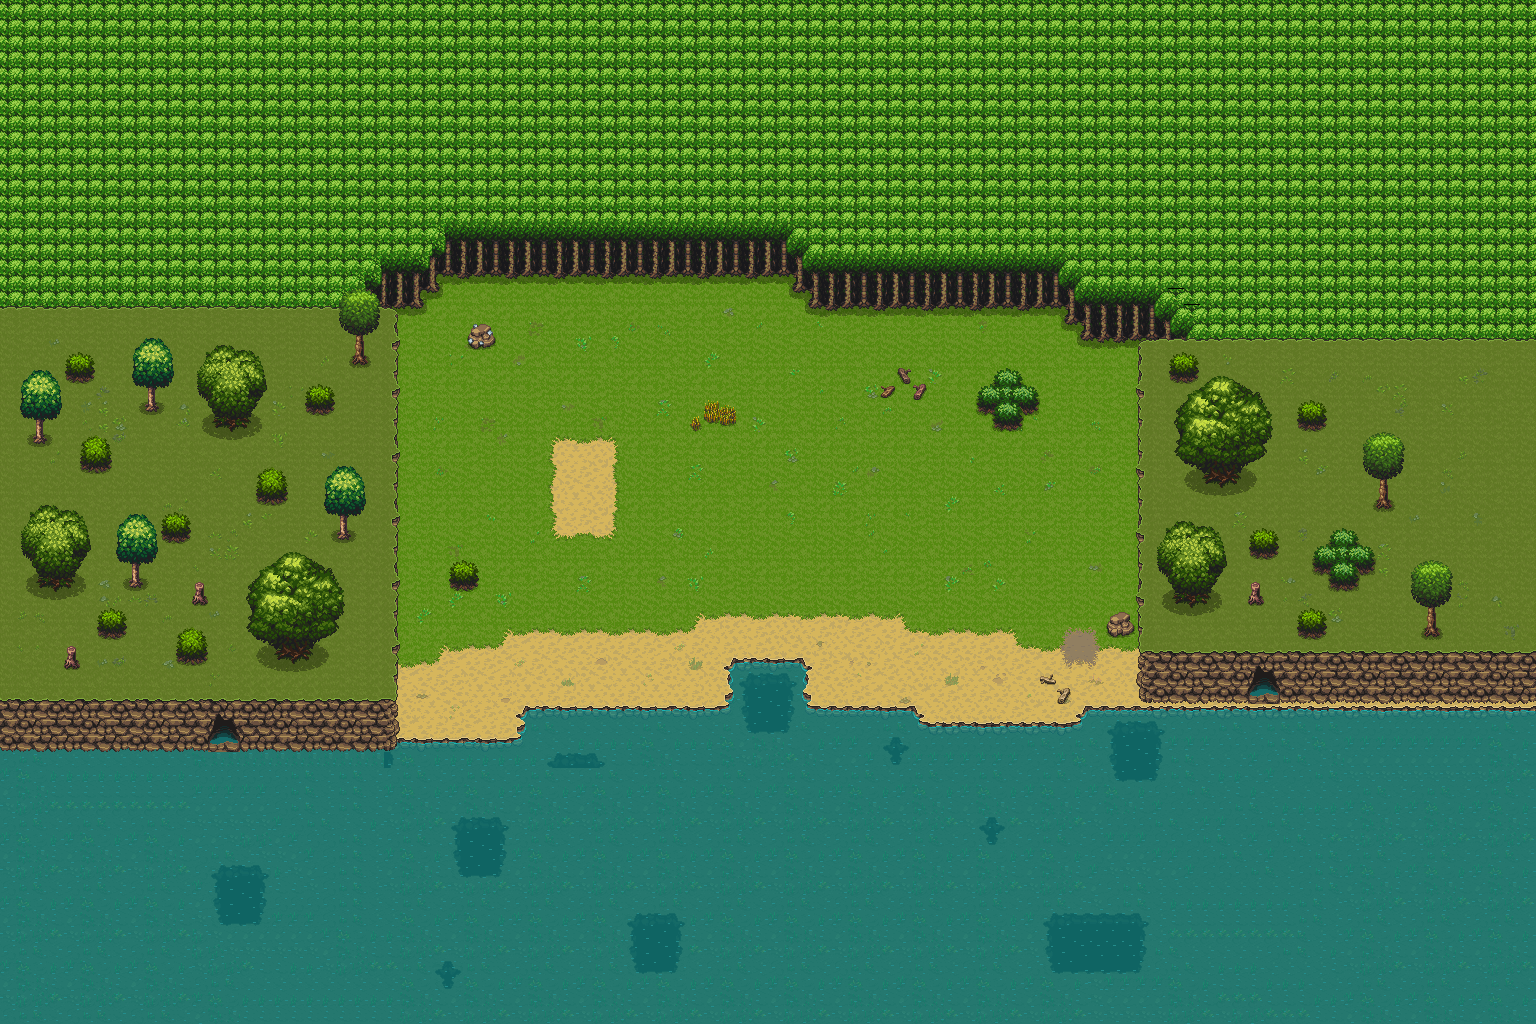

The image is a tile-based game level rendered from a .tmx file. Its description and source (layers, tilesets, objects; grid data summarised) follow:
An orthogonal 96x64 tile map with 16x16 px tiles, 7 tile layers (Ground, Water, Trees, Cliffs, ...), 3 tilesets and 44 objects (5x Wood, 5x Straw, 5x Water, Iron, IronGround, ...).

<map version="1.10" tiledversion="1.10.2" orientation="orthogonal" renderorder="right-down" width="96" height="64" tilewidth="16" tileheight="16" infinite="0" nextlayerid="12" nextobjectid="68">
 <tileset firstgid="1" source="CL_MainLev.tsx" />
 <tileset firstgid="3969" source="CL_Crops_Mining.tsx" />
 <tileset firstgid="5579" source="CL_Crafting.tsx" />
 <layer id="1" name="Ground" width="96" height="64">
  <data>[6144 cells, 2385 non-empty, 124 distinct tile ids]</data>
 </layer>
 <layer id="2" name="Water" width="96" height="64">
  <data>[6144 cells, 1844 non-empty, 95 distinct tile ids]</data>
 </layer>
 <layer id="6" name="Trees" width="96" height="64">
  <data>[6144 cells, 1962 non-empty, 74 distinct tile ids]</data>
 </layer>
 <layer id="7" name="Cliffs" width="96" height="64">
  <data>[6144 cells, 1275 non-empty, 60 distinct tile ids]</data>
 </layer>
 <layer id="8" name="Cliff Decor" width="96" height="64">
  <data>[6144 cells, 464 non-empty, 196 distinct tile ids]</data>
 </layer>
 <layer id="9" name="Resource Graphics" width="96" height="64">
  <data>[6144 cells, 55 non-empty, 55 distinct tile ids]</data>
 </layer>
 <layer id="10" name="Farming Graphics" width="96" height="64">
  <data>[6144 cells, 35 non-empty, 25 distinct tile ids]</data>
 </layer>
 <objectgroup id="5" name="Resources">
  <object id="45" type="Iron" x="464" y="320" width="32" height="32" />
  <object id="46" type="Wood" x="896" y="368" width="16" height="16" />
  <object id="47" type="Wood" x="880" y="384" width="16" height="16" />
  <object id="48" type="Wood" x="912" y="384" width="16" height="16" />
  <object id="49" type="Wood" x="1040" y="672" width="16" height="16" />
  <object id="50" type="Wood" x="1056" y="688" width="16" height="16" />
  <object id="52" type="IronGround" x="432" y="368" width="32" height="16" />
  <object id="53" type="ClayGround" x="1056" y="512" width="32" height="32" />
  <object id="54" type="StoneGround" x="1072" y="640" width="16" height="16" />
  <object id="56" type="Stone" x="1104" y="608" width="32" height="32" />
  <object id="58" type="Straw" x="688" y="416" width="16" height="16" />
  <object id="59" type="Straw" x="704" y="400" width="16" height="16" />
  <object id="60" type="Straw" x="720" y="400" width="16" height="16" />
  <object id="61" type="Straw" x="704" y="416" width="16" height="16" />
  <object id="62" type="Straw" x="720" y="416" width="16" height="16" />
  <object id="63" type="Water" x="736" y="672" width="64" height="32" />
  <object id="64" type="Water" x="528" y="720" width="384" height="32" />
  <object id="65" type="Water" x="912" y="736" width="176" height="32" />
  <object id="66" type="Water" x="1088" y="720" width="64" height="32" />
  <object id="67" type="Water" x="400" y="752" width="128" height="32" />
 </objectgroup>
 <objectgroup id="3" name="Spawnpoints">
  <object id="1" type="Player" x="752" y="544" width="16" height="16" />
 </objectgroup>
 <objectgroup id="4" name="CollisionBoxes" visible="0">
  <object id="3" x="384" y="736" width="128" height="32" />
  <object id="4" x="512" y="704" width="208" height="64" />
  <object id="5" x="720" y="656" width="16" height="48" />
  <object id="6" x="736" y="656" width="64" height="16" />
  <object id="7" x="800" y="656" width="16" height="48" />
  <object id="9" x="720" y="704" width="192" height="64" />
  <object id="10" x="912" y="720" width="176" height="48" />
  <object id="11" x="1088" y="704" width="64" height="64" />
  <object id="25" x="448" y="272" width="336" height="16" />
  <object id="29" x="800.908" y="296.809" width="260.832" height="14.2849" />
  <object id="31" x="386.645" y="297.338" width="33.8606" height="8.99421" />
  <object id="33" x="419.977" y="273.001" width="25.3954" height="13.7559" />
  <object id="35" x="410.983" y="276.704" width="11.6396" height="21.1629" />
  <object id="36" x="783.449" y="273.001" width="12.1686" height="14.2849" />
  <object id="37" x="791.914" y="273.53" width="15.8721" height="22.7501" />
  <object id="38" x="1061.74" y="306.332" width="15.3431" height="17.9884" />
  <object id="39" x="1077.08" y="324.321" width="75.1281" height="18.5175" />
  <object id="40" x="1136" y="336" width="16" height="368" />
  <object id="41" x="384" y="304" width="16" height="432" />
  <object id="42" x="992" y="368" width="32" height="64" />
  <object id="43" x="976" y="384" width="64" height="32" />
  <object id="44" x="448" y="560" width="32" height="32" />
 </objectgroup>
 <objectgroup id="11" name="Farmable">
  <object id="57" x="560" y="448" width="48" height="80" />
 </objectgroup>
</map>